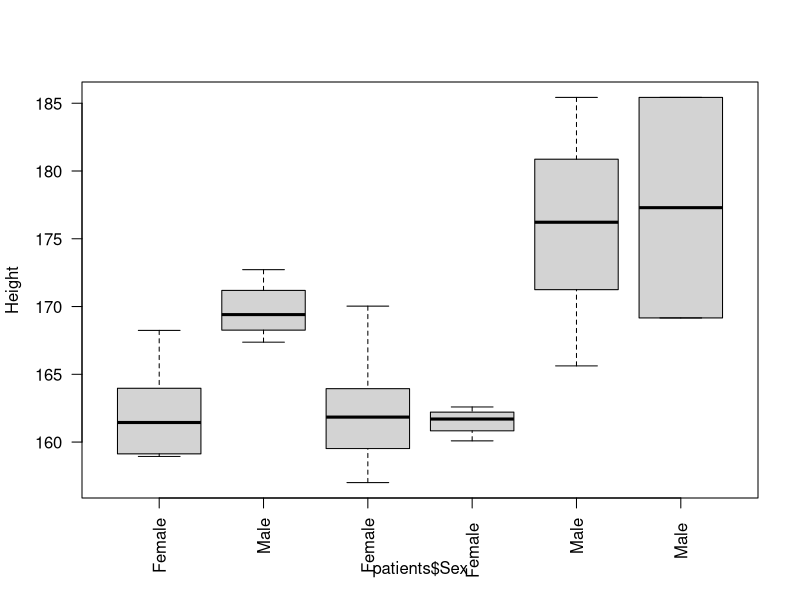
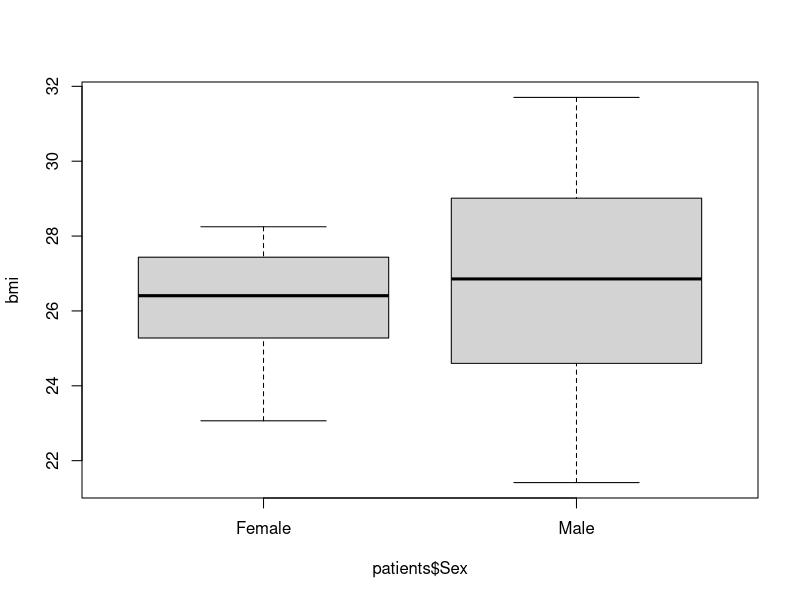
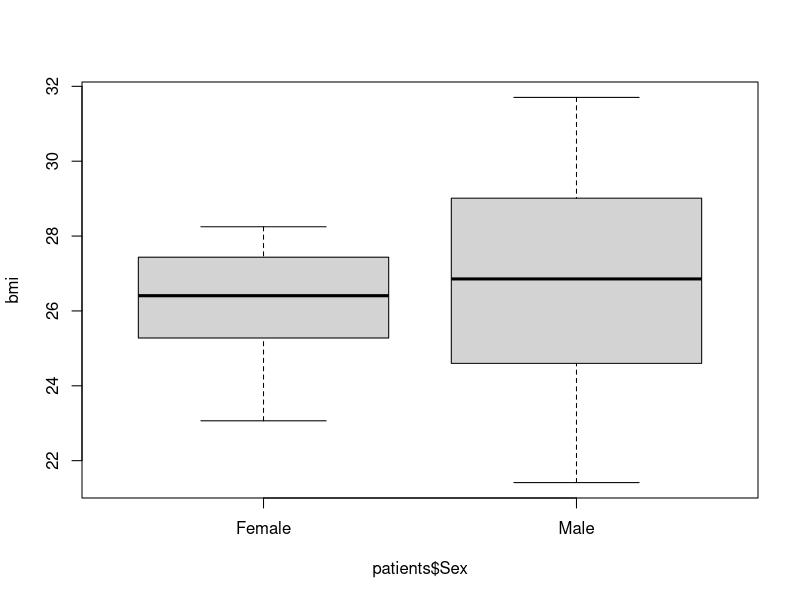

These charts were generated, in order, by the following R code:
## ---- chunk 1
knitr::opts_chunk$set(echo = TRUE)
## ---- chunk 2
library(stringr)
patients <- read.delim("patient-data.txt")
ht <- as.numeric(str_replace_all(patients$Height,"cm", ""))
boxplot(ht ~ patients$Sex,las=2,ylab="Height")
## ---- chunk 3
patients <- read.delim("patient-data-cleaned.tsv")
bmi <- (patients$Weight/(patients$Height/100)^2)
boxplot(bmi ~patients$Sex)
## ---- chunk 4
library(stringr)
patients <- read.delim("patient-data.txt")
patients$Height <- as.numeric(str_replace_all(patients$Height, "cm",""))
patients$Weight <- as.numeric(str_replace_all(patients$Weight, "kg",""))
patients$Sex <- str_trim(patients$Sex)
bmi <- (patients$Weight/(patients$Height/100)^2)
boxplot(bmi ~patients$Sex)

